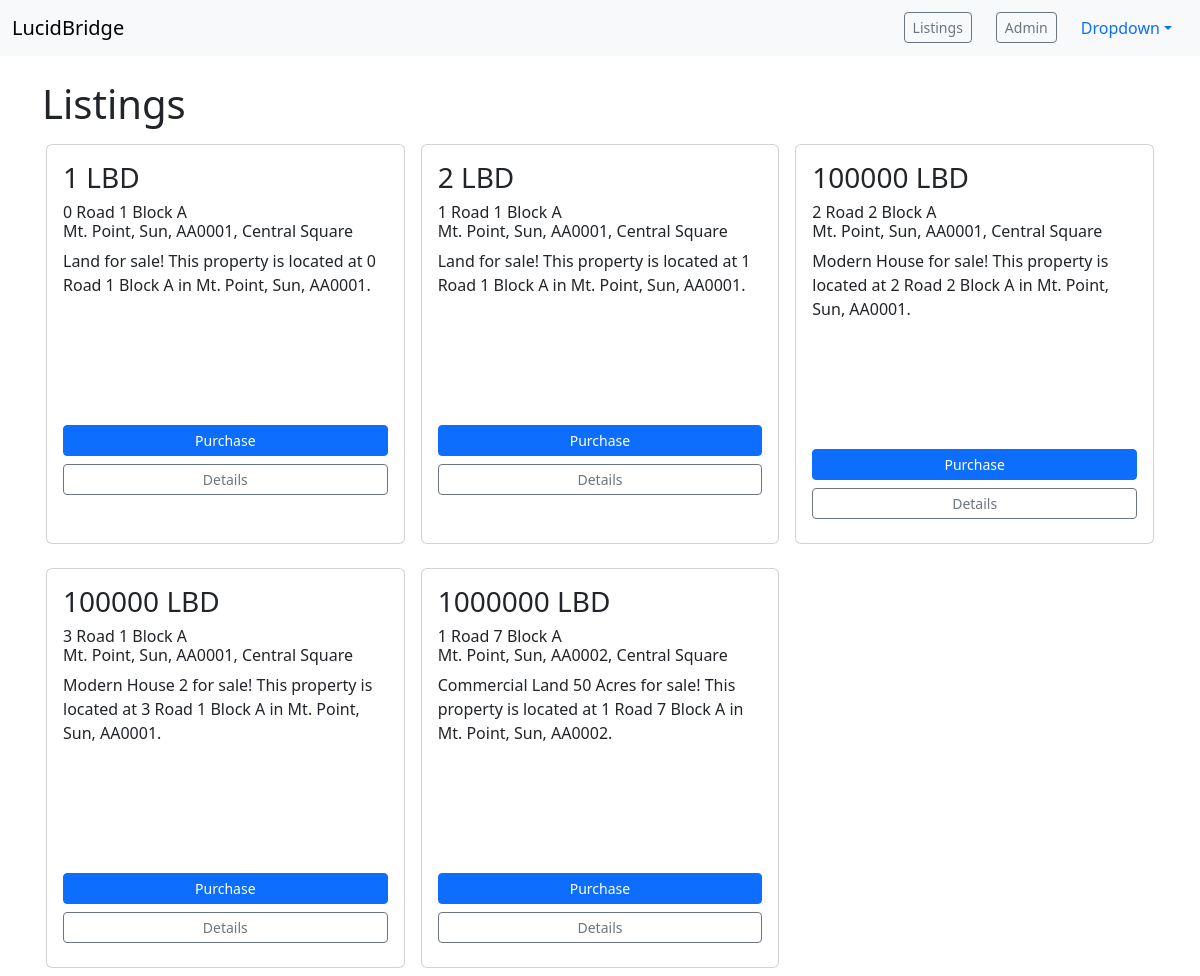
/listings/, run on the app's committed database.
### payments/models.py (models this page shows)
class Listing(models.Model):
    name = models.CharField(max_length=100, help_text="Name of the property, street specifically, again.")
    property_type = models.CharField(max_length=500, choices=property_type_choices)
    square_feet = models.CharField(max_length=100, blank=True)
    lot_size = models.CharField(max_length=100, blank=True)
    stories = models.CharField(max_length=100, blank=True)
    bedrooms = models.CharField(max_length=100, blank=True)
    bathrooms = models.CharField(max_length=100, blank=True)
    street = models.CharField(max_length=500)
    city = models.CharField(max_length=100)
    zip = models.CharField(max_length=100, blank=True)
    state = models.CharField(max_length=100, blank=True)
    territory = models.CharField(max_length=100)
    price = models.IntegerField()
    image = models.URLField(blank=True)
    front_description = models.TextField(blank=True, max_length=251, help_text='Listings page description. Short description of property')
    back_description = models.TextField(blank=True, max_length=1000, help_text='Detailed description. Long description of property')
    Owner = models.ForeignKey(User, on_delete=models.CASCADE)
    def get_absolute_url(self):
        path = reverse('propdetails', args=[self.pk])
        return path

### payments/views.py (the view)
# urls.py: path("listings/" , views.listonsale, name='listings-page', ),
def listonsale(request):
    listings = Listing.objects.all()
    return render(request, 'listings.html', {'listings': listings})

### payments/templates/listings.html (shortened to what this page needs)
{% extends "base.html" %}
{% block content %}
<br>
  <h1>Listings</h1>
    <div class="row row-cols-1 row-cols-sm-1 row-cols-md-3 g-2">
        {% for listing in listings %}
        <div class="col-sm-4 p-2">
          <div class="card" style="max-width: 26em; height: 25em">
            <div class="card-body">
              <h3>{{listing.price}} LBD</h3>
              <h6 class="card-title">{{ listing.street }} <br>{{listing.city}}, {{listing.state}}, {{listing.zip}}, {{listing.territory}}</h6>
              <p class="card-text mb-5">{{listing.name}} for sale! This property is located at {{listing.street}} in {{listing.city}}, {{listing.state}}, {{listing.zip}}.</p>
          <br>
          <br>
          <br>
              <form method="post" action="/listing/buy">
                <input type="submit" value="Purchase" class="btn btn-sm btn-primary mt-2 w-100">
              </form>
              <a href="{{ listing.get_absolute_url }}" class="btn btn-sm btn-outline-secondary mt-2 w-100">Details</a>
            </div>
          </div>
        </div>
        <br>
    {% endfor %}
    </div>
  </div>
{% endblock %}

### data on the page
Listing: price "1", street "0 Road 1 Block A", city "Mt. Point", state "Sun", zip "AA0001", territory "Central Square", name "Land"
Listing: price "2", street "1 Road 1 Block A", city "Mt. Point", state "Sun", zip "AA0001", territory "Central Square", name "Land"
Listing: price "100000", street "2 Road 2 Block A", city "Mt. Point", state "Sun", zip "AA0001", territory "Central Square", name "Modern House"
Listing: price "100000", street "3 Road 1 Block A", city "Mt. Point", state "Sun", zip "AA0001", territory "Central Square", name "Modern House 2"
Listing: price "1000000", street "1 Road 7 Block A", city "Mt. Point", state "Sun", zip "AA0002", territory "Central Square", name "Commercial Land 50 Acres"
